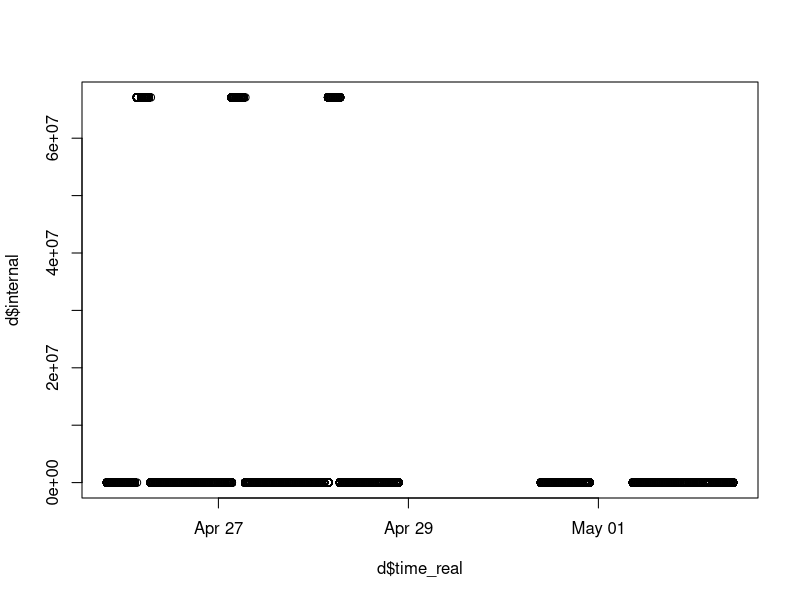
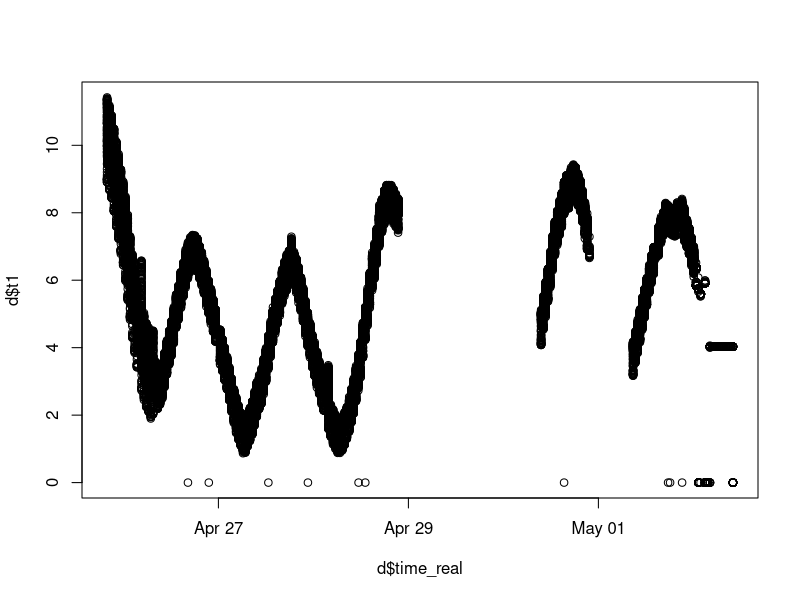
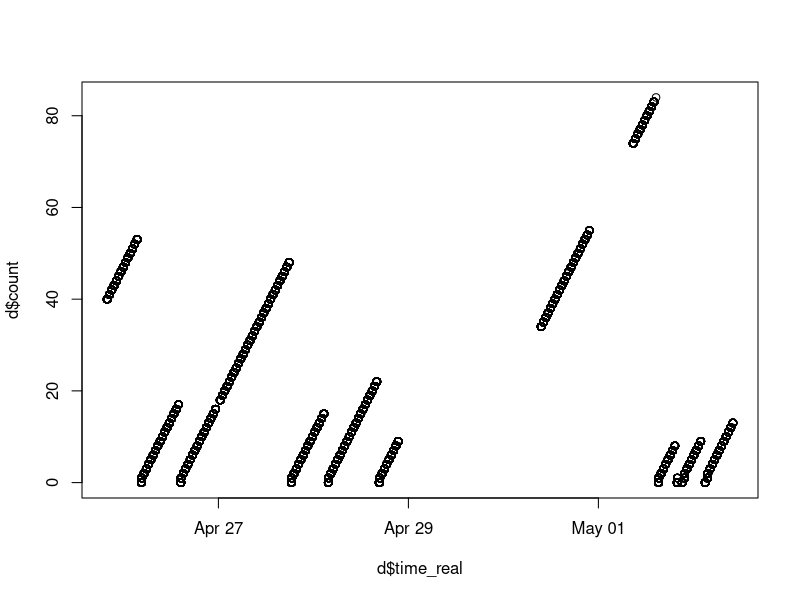
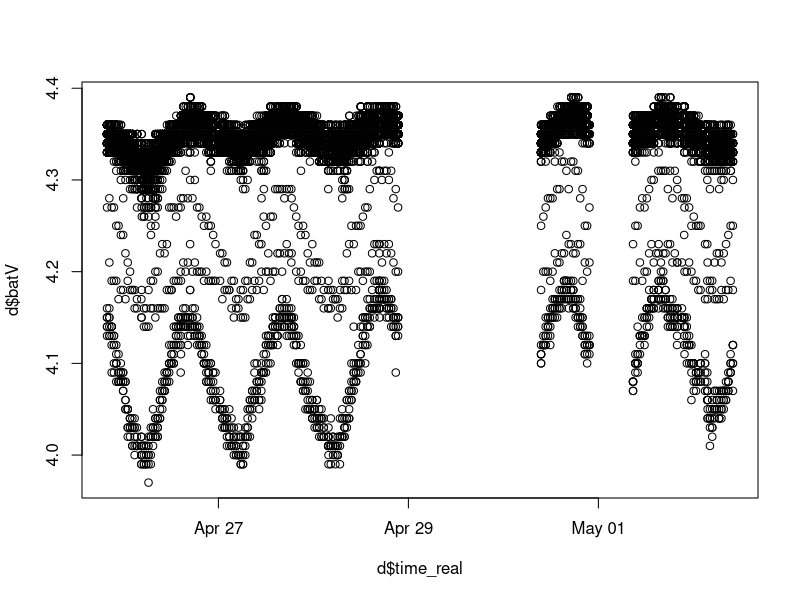
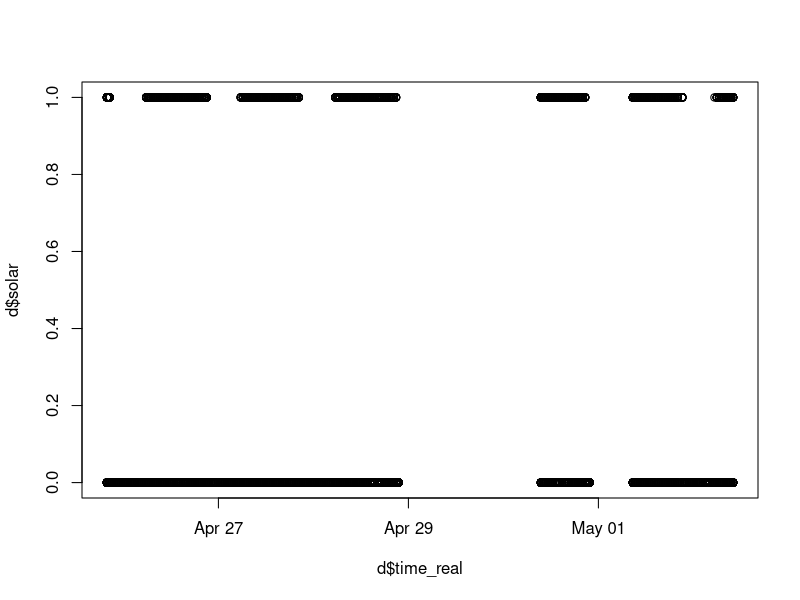
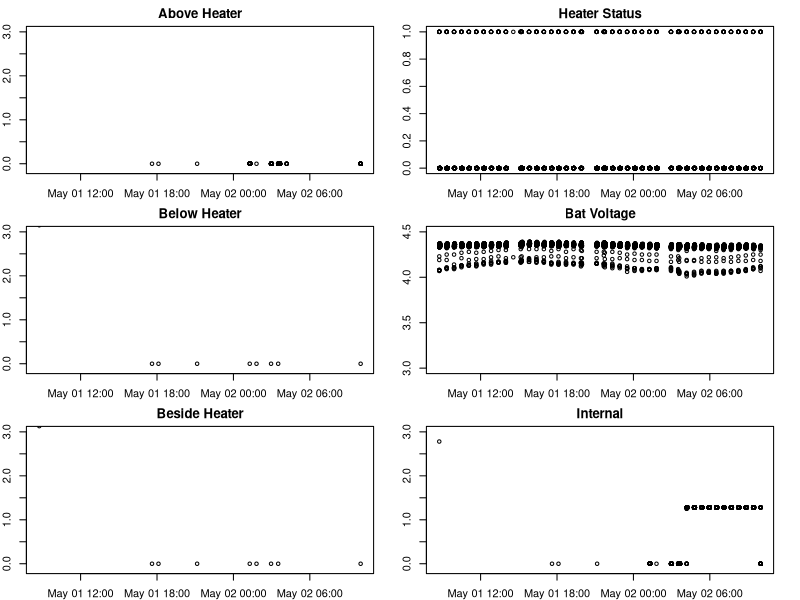
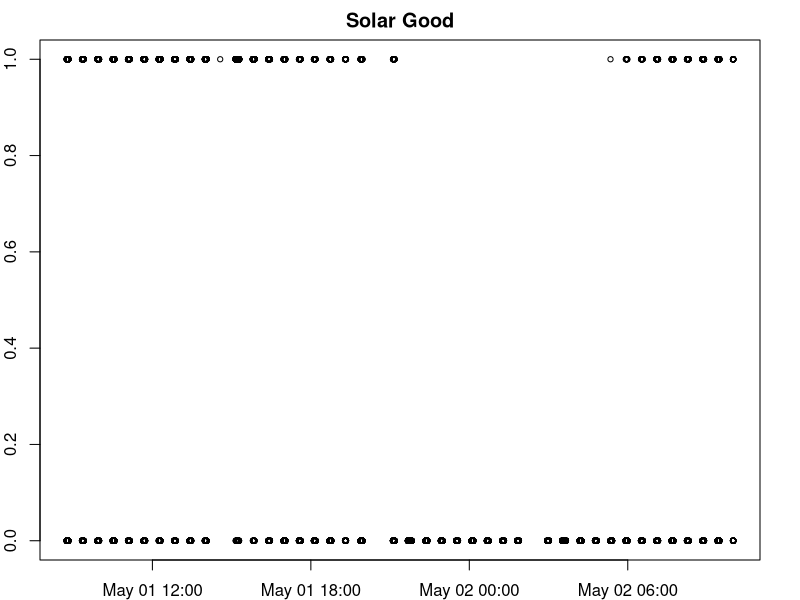
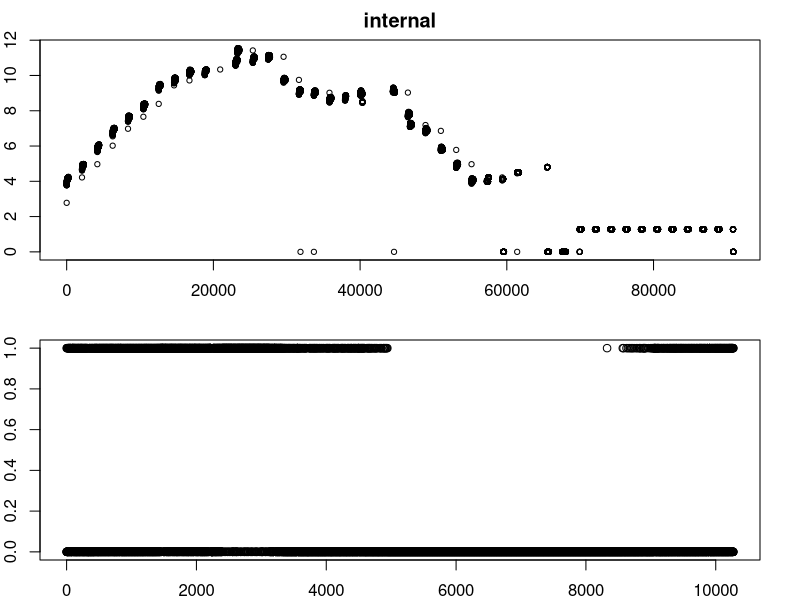

Write the R code that produced these figures, in order. (Note: this script raises an error after producing the figures.)
setwd("~/Documents/Projects/UAF/sap-flux/data/2017-05-03 testing (outside Tree)/")
d = data.frame(read.csv("100_5.csv"))
names(d) <- c("id", "time", "t1", "t2", "t3", "internal", "batV", "heater", "solar", "count")
d$time_real = as.POSIXct(d$time, origin="1970-01-01", tz = "GMT") #Convert time to POSIX
#"America/Anchorage"
par(mfrow=c(1,1))
plot(d$internal~d$time_real)
plot(d$t1~d$time_real)
plot(d$count~d$time_real)
plot(d$batV~d$time_real)
plot(d$solar~d$time_real)

dateTime1 <- strptime("0:00 2017/5/1", format="%H:%M %Y/%m/%d", tz="GMT")
dateTime2 <- strptime("9:00 2017/5/4", format="%H:%M %Y/%m/%d", tz="GMT")
sub <- d[d$time_real < dateTime2 & d$time_real > dateTime1, ]

subStart = sub[1,2]
sub$time = sub$time - subStart
min = min(sub$t1) - 0.1
max = min + 20

#pdf("18:05am.pdf")
par(mfrow=c(3,2),mar=c(2, 2, 2, 2))
plot(sub$t1~sub$time_real, type='p', pch=1, cex=0.7, ylim=c(min(sub$t1) - 0.1, min(sub$t1) + 3), main="Above Heater")
plot(sub$heater~sub$time_real, type='p', pch=1, cex=0.7, ylim=c(0,1), main="Heater Status")
plot(sub$t3~sub$time_real, type='p', pch=1, cex=0.7, ylim=c(min(sub$t3) - 0.1, min(sub$t3) + 3), main="Below Heater")
plot(sub$batV~sub$time_real, type='p', pch=1, cex=0.7, ylim=c(3, 4.5), main="Bat Voltage")
plot(sub$t2~sub$time_real, type='p', pch=1, cex=0.7, ylim=c(min(sub$t2) - 0.1, min(sub$t2) + 3), main="Beside Heater")
plot(sub$internal~sub$time_real, type='p', pch=1, cex=0.7, ylim=c(min(sub$internal) - 0.1, min(sub$internal) + 3), main="Internal")
#dev.off()

par(mfrow=c(1,1), mar=c(2,2,2,2))
plot(sub$solar~sub$time_real, type='p', pch=1, cex=0.7, ylim=c(0,1), main="Solar Good")

mean(sub$solar)

par(mfrow=c(2,1), mar=c(2,2,2,2))
plot(sub$internal~sub$time, type='p', pch=1, cex=0.7, main="internal")
plot(sub$solar)


par(mfrow=c(1,1))
plot(sub$t_int~sub$time, type='p', pch=1, cex=0.7, ylim=c(min(sub$t_int) - 0.1, min(sub$t_int) + 1), main="Internal Temp")

par(mfrow=c(1,1))
plot(d$t1~d$time_real)
plot(d$t2~d$time_real)
plot(d$t3~d$time_real)
plot(d$t_int~d$time_real)
plot(d$cnt~d$time_real)
plot(d$batV~d$time_real, ylim=c(0, 4.2))
min(d$batV)

m1 <- max(d$t1)
m2 <- max(d$t2)
m3 <- max(d$t3)
